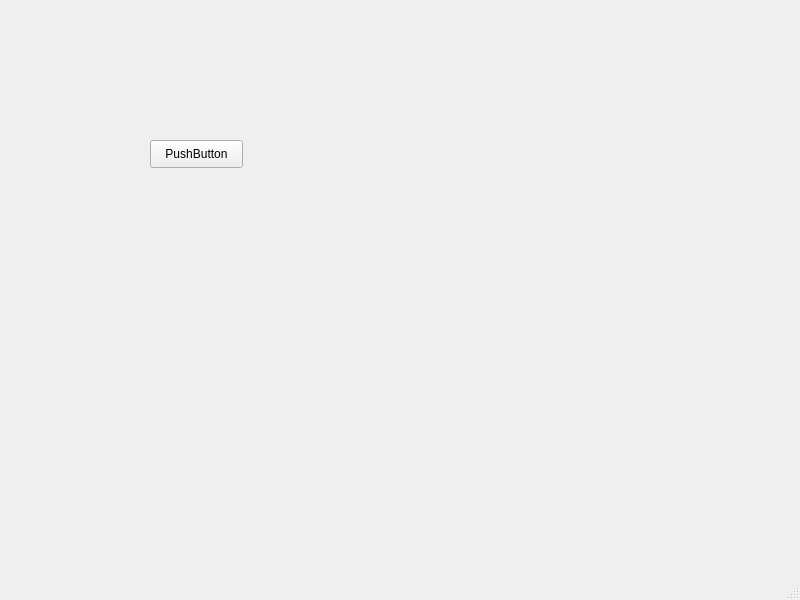
<?xml version="1.0" encoding="UTF-8"?>
<ui version="4.0">
 <class>MainWindow</class>
 <widget class="QMainWindow" name="MainWindow">
  <property name="geometry">
   <rect>
    <x>0</x>
    <y>0</y>
    <width>800</width>
    <height>600</height>
   </rect>
  </property>
  <property name="windowTitle">
   <string>MainWindow</string>
  </property>
  <widget class="QWidget" name="centralwidget">
   <widget class="QPushButton" name="pushButton">
    <property name="geometry">
     <rect>
      <x>150</x>
      <y>140</y>
      <width>93</width>
      <height>28</height>
     </rect>
    </property>
    <property name="text">
     <string>PushButton</string>
    </property>
   </widget>
  </widget>
  <widget class="QMenuBar" name="menubar">
   <property name="geometry">
    <rect>
     <x>0</x>
     <y>0</y>
     <width>800</width>
     <height>26</height>
    </rect>
   </property>
  </widget>
  <widget class="QStatusBar" name="statusbar"/>
 </widget>
 <resources/>
 <connections/>
</ui>
